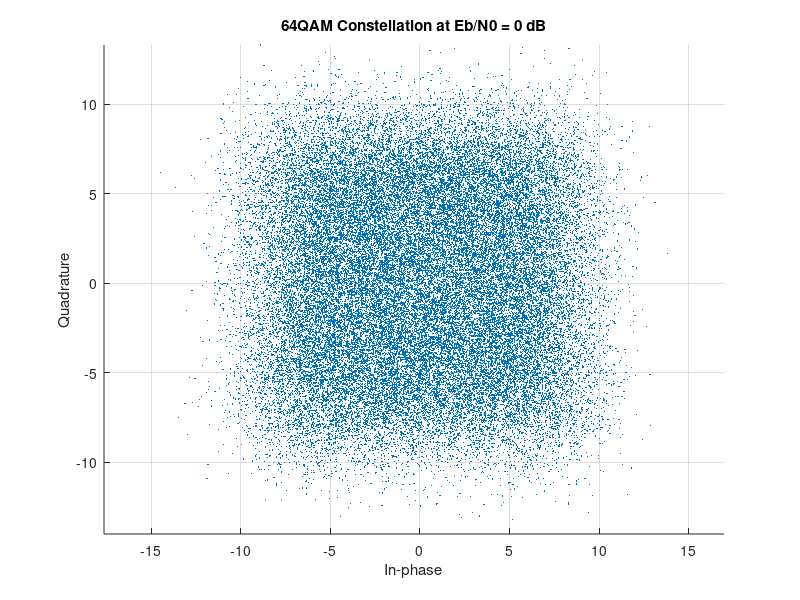
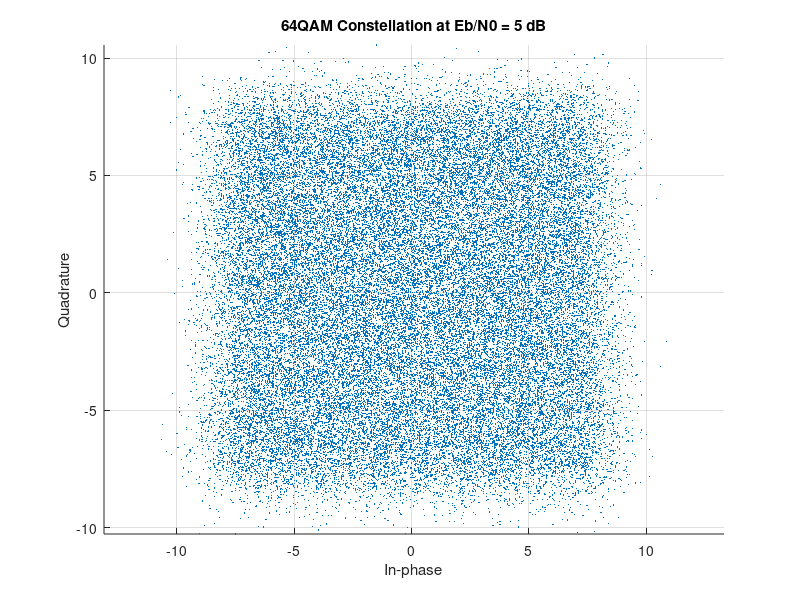
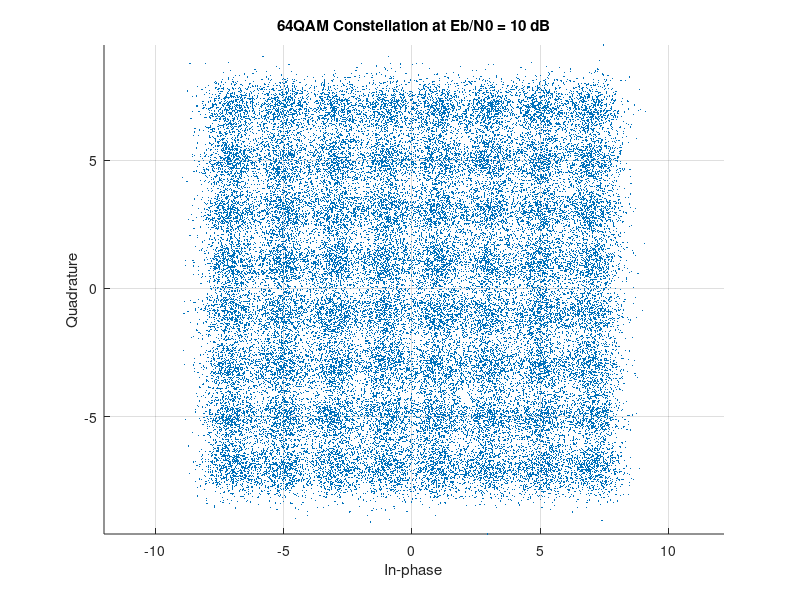
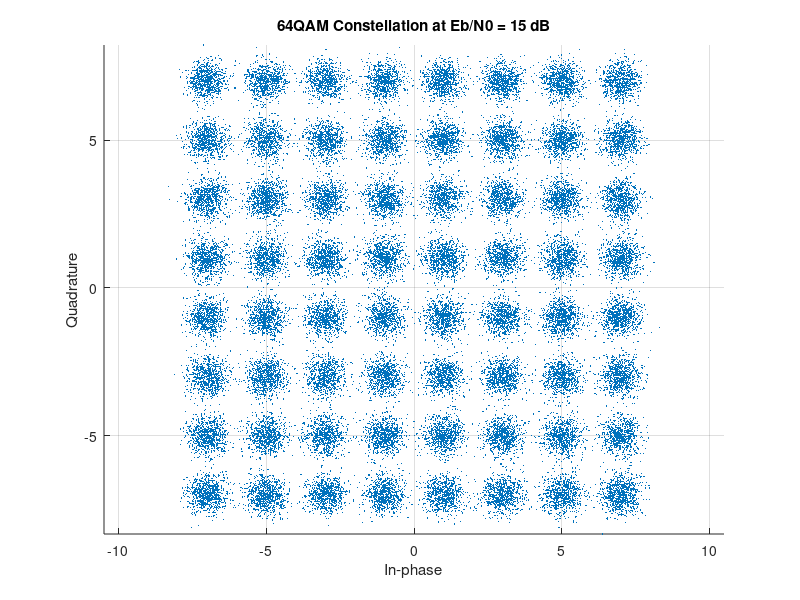

Here is the MATLAB script that generated these plots, in order: (Note: this script raises an error after producing the figures.)
%% Stage 1: 64QAM Transmitter, Constellation (Eb/N0=10 dB), Lowpass PSD
% -----------------------------
% Initialization and parameters
% -----------------------------
Number_symbols    = 1e5;
k                 = 6;         % bits/symbol for 64QAM
Number_bits       = k*Number_symbols;
Carrier_frequency = 1e6;       % 1 MHz
Sampling_frequency= 3*Carrier_frequency;
Symbol_rate       = 1e5;       % 100 kSym/s

% -----------------------------
% Generate bit stream (serial)
% -----------------------------
bits = randi([0 1], Number_bits, 1);

% -------------------------------------------
% 1:6 Serial to Parallel (6 bits per symbol)
% -------------------------------------------
bits6 = reshape(bits, 6, []).';     % [Nsym x 6]
bitsI = bits6(:,1:3);               % I-branch (3 bits)
bitsQ = bits6(:,4:6);               % Q-branch (3 bits)

% ---------------------------------------------------------
% 8-PAM Gray mapping per branch: levels ±1, ±3, ±5, ±7
% ---------------------------------------------------------
levels8   = [-7 -5 -3 -1 1 3 5 7];                % ascending amplitudes
grayLUT8  = [0 1 3 2 6 7 5 4];     %[000 001 011 010 110 111 101 100]  binary->Gray for 3 bits
invGray8  = zeros(1,8); invGray8(grayLUT8+1) = 0:7; % Gray->binary

% Binary index from 3 bits (MSB..LSB)
bI = bitsI(:,1)*4 + bitsI(:,2)*2 + bitsI(:,3);
bQ = bitsQ(:,1)*4 + bitsQ(:,2)*2 + bitsQ(:,3);

% Gray index and amplitudes
gI = grayLUT8(bI+1).';
gQ = grayLUT8(bQ+1).';
I  = levels8(gI+1).';
Q  = levels8(gQ+1).';

% -----------------------------
% Complex envelope s(n) = I + jQ
% -----------------------------
s = I + 1j*Q;

% ------------------------------------------------
% Eb from constellation average (exact Es = 42)
% ------------------------------------------------
[Igrid,Qgrid] = meshgrid(levels8, levels8);
constPoints   = Igrid(:) + 1j*Qgrid(:);
Es            = mean(abs(constPoints).^2);  % = 42 exactly
Eb            = Es / k;

% ---------------------------------------
% AWGN at Eb/N0 = 0,5,10,15,20 dB and constellation
% ---------------------------------------
EbN0_dB_list = [0 5 10 15 20];     % dB
Nsnap        = min(5e4, numel(s)); % number of points to plot

for i = 1:numel(EbN0_dB_list)
    EbN0_dB  = EbN0_dB_list(i);
    EbN0_lin = 10^(EbN0_dB/10);
    N0       = Eb / EbN0_lin;             % Eb/N0 -> N0
    sigma2   = N0/2;                      % per real dimension (baseband)
    w        = sqrt(sigma2).*(randn(size(s)) + 1j*randn(size(s)));
    r_i      = s + w;                     % noisy constellation at this Eb/N0

    figure;
    scatter(real(r_i(1:Nsnap)), imag(r_i(1:Nsnap)), 7, '.'); grid on; axis equal;
    title(sprintf('64QAM Constellation at Eb/N0 = %g dB', EbN0_dB));
    xlabel('In-phase'); ylabel('Quadrature');
end

% -------------------------------------------
% Lowpass-equivalent PSD via periodogram
% -------------------------------------------
Lup   = 4;                          % upsample factor for discrete-time PSD
s_up  = upsample(s, Lup);           % insert zeros
B     = fir1(51, 1/Lup);            % simple interpolation LPF
s_lpf = filter(B, 1, [s_up; zeros(100,1)]);

Fs_lp = Symbol_rate * Lup;
[Px, f] = periodogram(s_lpf, [], 4096, Fs_lp, 'centered');
figure; plot(f/1e3, 10*log10(Px+eps), 'LineWidth', 1.2); grid on;
xlabel('Frequency (kHz)'); ylabel('PSD (dB/Hz)');
title('Lowpass-equivalent PSD of 64QAM');


% ----- Bonus: passband upconversion -----
try
    % Resample baseband to RF sampling rate if needed
    s_rf = resample(s_lpf, Sampling_frequency, Fs_lp);
    t    = (0:length(s_rf)-1).' / Sampling_frequency;
    xRF  = real(s_rf).*cos(2*pi*Carrier_frequency*t) - imag(s_rf).*sin(2*pi*Carrier_frequency*t);

    [PxRF, fRF] = periodogram(xRF, [], 8192, Sampling_frequency, 'centered');
    figure; plot(fRF/1e6, 10*log10(PxRF+eps), 'LineWidth', 1.2); grid on;
    xlabel('Frequency (MHz)'); ylabel('PSD (dB/Hz)');
    title('Passband PSD at fc = 1 MHz');
catch
    warning('resample() unavailable; skip passband plot');
end


%% Stage 2: 64QAM Receiver and BER Curve (with theory overlay)

% -----------------------------
% Parameters as per assignment
% -----------------------------
Number_symbols = 2e5;                 % Increase for final report if needed
k              = 6;                    % bits/symbol for 64QAM
Number_bits    = k*Number_symbols;
EbN0_range     = 0:20;                 % in dB
BER            = [];                   % will store BER per Eb/N0 point

% -----------------------------------------
% Constellation and Gray coding (per axis)
% -----------------------------------------
levels8  = [-7 -5 -3 -1 1 3 5 7];              % 8-PAM amplitudes (I and Q)
grayLUT8 = [0 1 3 2 6 7 5 4];                  % binary->Gray (3-bit)
invGray8 = zeros(1,8); invGray8(grayLUT8+1) = 0:7;  % Gray->binary

% -----------------------------------------
% Compute Es and Eb from the constellation
% -----------------------------------------
[Igrid, Qgrid] = meshgrid(levels8, levels8);
Es = mean(abs(Igrid(:) + 1j*Qgrid(:)).^2);     % exact average Es (=42)
Eb = Es / k;                                   % bit energy for 64QAM

% -----------------------------------------
% Sanity check: noiseless channel (Eb/N0=inf)
% -----------------------------------------
% TX: bits -> symbols
bits = randi([0 1], Number_bits, 1);
b6   = reshape(bits, 6, []).';
bitsI = b6(:,1:3); bitsQ = b6(:,4:6);
bI = bitsI(:,1)*4 + bitsI(:,2)*2 + bitsI(:,3);
bQ = bitsQ(:,1)*4 + bitsQ(:,2)*2 + bitsQ(:,3);
gI = grayLUT8(bI+1).'; gQ = grayLUT8(bQ+1).';
s  = levels8(gI+1).' + 1j*levels8(gQ+1).';

% RX: r = s (noiseless)
r = s;

% Demap by nearest-level slicing per axis
[~,idxI] = min(abs(real(r) - levels8), [], 2);
[~,idxQ] = min(abs(imag(r) - levels8), [], 2);

gIh = idxI-1; gQh = idxQ-1;              % Gray indices 0..7
bIh = invGray8(gIh+1).'; bQh = invGray8(gQh+1).';

% Convert 0..7 to 3 bits (MSB..LSB)
recI = [floor(bIh/4), floor(mod(bIh,4)/2), mod(bIh,2)];
recQ = [floor(bQh/4), floor(mod(bQh,4)/2), mod(bQh,2)];
rx_bits_noiseless = reshape([recI recQ].', [], 1);

errors0 = sum(bits ~= rx_bits_noiseless);
assert(errors0==0, 'Noiseless receiver failed (nonzero errors).');

% -----------------------------------------
% BER loop over Eb/N0 = 0:20 dB
% -----------------------------------------
BER = zeros(numel(EbN0_range),1);
firstZeroBER = NaN;

for idx = 1:numel(EbN0_range)
    EbN0_dB  = EbN0_range(idx);
    EbN0_lin = 10.^(EbN0_dB/10);
    N0       = Eb / EbN0_lin;                  % from Eb/N0 definition
    sigma2   = N0/2;                           % per real dimension

    % TX: fresh bits for this Eb/N0
    bits = randi([0 1], Number_bits, 1);
    b6   = reshape(bits, 6, []).';
    bitsI = b6(:,1:3); bitsQ = b6(:,4:6);
    bI = bitsI(:,1)*4 + bitsI(:,2)*2 + bitsI(:,3);
    bQ = bitsQ(:,1)*4 + bitsQ(:,2)*2 + bitsQ(:,3);
    gI = grayLUT8(bI+1).'; gQ = grayLUT8(bQ+1).';
    s  = levels8(gI+1).' + 1j*levels8(gQ+1).';

    % AWGN
    w = sqrt(sigma2).*(randn(Number_symbols,1) + 1j*randn(Number_symbols,1));
    r = s + w;

    % RX: nearest-level slicing per axis
[~,idxI] = min(abs(real(r) - levels8), [], 2);
[~,idxQ] = min(abs(imag(r) - levels8), [], 2);

    gIh = idxI-1; gQh = idxQ-1;
    bIh = invGray8(gIh+1).'; bQh = invGray8(gQh+1).';

    recI = [floor(bIh/4), floor(mod(bIh,4)/2), mod(bIh,2)];
    recQ = [floor(bQh/4), floor(mod(bQh,4)/2), mod(bQh,2)];
    rx_bits = reshape([recI recQ].', [], 1);

    errors = sum(bits ~= rx_bits);
    BER(idx) = errors/Number_bits;

    if BER(idx)==0 && isnan(firstZeroBER)
        firstZeroBER = EbN0_dB;
    end
end

% -----------------------------------------
% Theoretical 64QAM BER (Gray, square, AWGN)
% Pb ≈ (4/k)*(1-1/sqrt(M)) * Q( sqrt(3*k/(M-1)*Eb/N0) )
% Q(x) = 0.5*erfc(x/sqrt(2))
% -----------------------------------------
M = 64;
ebn0 = 10.^(EbN0_range/10);
Pb_th = (4/k).*(1-1/sqrt(M)).*0.5.*erfc( sqrt( 3*k/(M-1).*ebn0 )/sqrt(2) );

% -----------------------------------------
% Plot BER (sim vs theory) and report zero-BER SNR
% -----------------------------------------
figure;
semilogy(EbN0_range, BER, 'o-','LineWidth',1.6); grid on; hold on;
semilogy(EbN0_range, Pb_th, '--','LineWidth',1.8);
xlabel('Eb/N0 (dB)'); ylabel('BER');
title('64QAM BER vs Eb/N0: Simulation Vs Theory');
legend('Simulation','Theory','Location','southwest');

if ~isnan(firstZeroBER)
    fprintf('First Eb/N0 with zero BER (simulation): %.1f dB\n', firstZeroBER);
else
    fprintf('No zero-BER point observed in 0..20 dB range.\n');
end


%% Bonus: 16QAM BER curve and power-efficiency comparison vs 64QAM
% Gray-coded 4-PAM per axis for 16QAM, nearest-level slicing with bsxfun

rng default;

EbN0_range = 0:20;                 % dB
Ns_bns     = 2e5;                  % symbols per SNR for bonus (adjust as needed)
targetBER  = 1e-3;                 % set the report's target BER here

% ---- 16QAM definitions ----
levels4   = [-3 -1 1 3];           % 4-PAM levels per axis
grayLUT4  = [0 1 3 2];             % binary->Gray (2-bit)
invGray4  = zeros(1,4); invGray4(grayLUT4+1) = 0:3;  % Gray->binary
k16       = 4;  M16 = 16;

[I4,Q4]   = meshgrid(levels4, levels4);
Es16      = mean(abs(I4(:)+1j*Q4(:)).^2);     % average symbol energy
Eb16      = Es16/k16;

BER16     = zeros(numel(EbN0_range),1);

for ii = 1:numel(EbN0_range)
    EbN0_dB  = EbN0_range(ii);
    EbN0_lin = 10^(EbN0_dB/10);
    N0       = Eb16 / EbN0_lin;
    sigma2   = N0/2;

    % TX: random bits -> Gray 4-PAM per axis
    bits = randi([0 1], Ns_bns*k16, 1);
    b4   = reshape(bits, 4, []).';
    bI   = b4(:,1)*2 + b4(:,2);                % binary index 0..3
    bQ   = b4(:,3)*2 + b4(:,4);
    gI   = grayLUT4(bI+1).'; gQ = grayLUT4(bQ+1).';
    s16  = levels4(gI+1).' + 1j*levels4(gQ+1).';

    % AWGN
    w    = sqrt(sigma2).*(randn(Ns_bns,1)+1j*randn(Ns_bns,1));
    r16  = s16 + w;

    % RX: nearest-level slicer per axis (safe on all releases via bsxfun)
    [~,idxI] = min(abs(bsxfun(@minus, real(r16), levels4)), [], 2);
    [~,idxQ] = min(abs(bsxfun(@minus, imag(r16), levels4)), [], 2);
    gIh = idxI-1; gQh = idxQ-1;                % Gray indices 0..3
    bIh = invGray4(gIh+1).'; bQh = invGray4(gQh+1).';

    % binary index -> 2 bits (MSB..LSB)
    recI = [floor(bIh/2), mod(bIh,1*2)];       % [MSB, LSB]
    recQ = [floor(bQh/2), mod(bQh,1*2)];
    rx_bits = reshape([recI recQ].', [], 1);

    BER16(ii) = mean(rx_bits ~= bits);
end

% ---- 64QAM theory for comparison (reuse your 64QAM sim or theory) ----
k64   = 6;  M64 = 64;
ebn0  = 10.^(EbN0_range/10);
Pb16  = (4/k16).*(1-1/sqrt(M16)).*0.5.*erfc( sqrt( 3*k16/(M16-1).*ebn0 )/sqrt(2) );
Pb64  = (4/k64).*(1-1/sqrt(M64)).*0.5.*erfc( sqrt( 3*k64/(M64-1).*ebn0 )/sqrt(2) );

% ---- Plots: 16QAM Sim vs Theory ----
figure; semilogy(EbN0_range, BER16, 'o-','LineWidth',1.5); grid on; hold on;
semilogy(EbN0_range, Pb16,  '--','LineWidth',1.8);
xlabel('Eb/N0 (dB)'); ylabel('BER');
title('16QAM BER vs Eb/N0: Simulation and Theory');
legend('16QAM Simulation','16QAM Theory','Location','southwest');

% ---- Power-efficiency comparison at target BER ----
% Use interp1 on theory to read off Eb/N0 where BER equals target
EbN0_16 = interp1(Pb16, EbN0_range, targetBER, 'linear', 'extrap');
EbN0_64 = interp1(Pb64, EbN0_range, targetBER, 'linear', 'extrap');
fprintf('At BER = %.1e: 16QAM requires ~%.2f dB, 64QAM requires ~%.2f dB; delta = %.2f dB (theory)\n', ...
        targetBER, EbN0_16, EbN0_64, EbN0_64 - EbN0_16);
